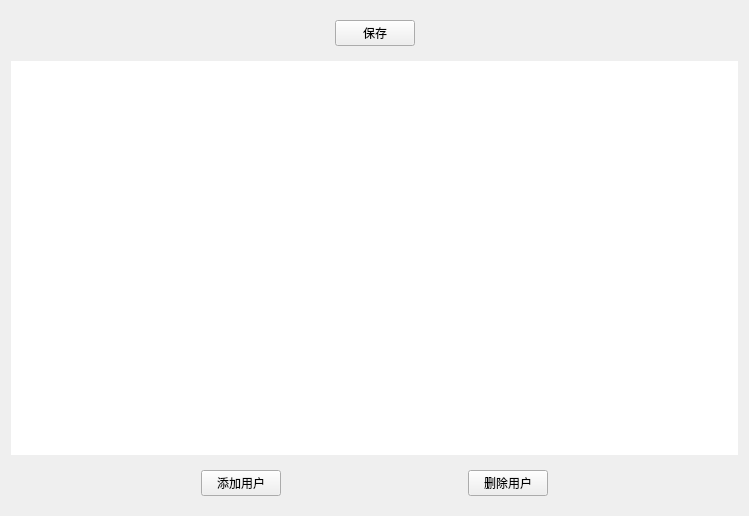
<?xml version="1.0" encoding="UTF-8"?>
<ui version="4.0">
 <class>staffManage</class>
 <widget class="QWidget" name="staffManage">
  <property name="geometry">
   <rect>
    <x>0</x>
    <y>0</y>
    <width>749</width>
    <height>516</height>
   </rect>
  </property>
  <property name="minimumSize">
   <size>
    <width>561</width>
    <height>420</height>
   </size>
  </property>
  <property name="windowTitle">
   <string>Form</string>
  </property>
  <layout class="QGridLayout" name="gridLayout" rowstretch="0,8,0" rowminimumheight="0,0,0">
   <item row="2" column="0">
    <widget class="QWidget" name="widget" native="true">
     <layout class="QHBoxLayout" name="horizontalLayout">
      <item>
       <spacer name="horizontalSpacer">
        <property name="orientation">
         <enum>Qt::Horizontal</enum>
        </property>
        <property name="sizeHint" stdset="0">
         <size>
          <width>40</width>
          <height>20</height>
         </size>
        </property>
       </spacer>
      </item>
      <item>
       <widget class="QPushButton" name="addButton">
        <property name="sizePolicy">
         <sizepolicy hsizetype="Minimum" vsizetype="Preferred">
          <horstretch>0</horstretch>
          <verstretch>0</verstretch>
         </sizepolicy>
        </property>
        <property name="cursor">
         <cursorShape>PointingHandCursor</cursorShape>
        </property>
        <property name="text">
         <string>添加用户</string>
        </property>
       </widget>
      </item>
      <item>
       <spacer name="horizontalSpacer_3">
        <property name="orientation">
         <enum>Qt::Horizontal</enum>
        </property>
        <property name="sizeHint" stdset="0">
         <size>
          <width>40</width>
          <height>20</height>
         </size>
        </property>
       </spacer>
      </item>
      <item>
       <widget class="QPushButton" name="deleteButton">
        <property name="sizePolicy">
         <sizepolicy hsizetype="Minimum" vsizetype="Preferred">
          <horstretch>0</horstretch>
          <verstretch>0</verstretch>
         </sizepolicy>
        </property>
        <property name="cursor">
         <cursorShape>PointingHandCursor</cursorShape>
        </property>
        <property name="text">
         <string>删除用户</string>
        </property>
       </widget>
      </item>
      <item>
       <spacer name="horizontalSpacer_2">
        <property name="orientation">
         <enum>Qt::Horizontal</enum>
        </property>
        <property name="sizeHint" stdset="0">
         <size>
          <width>40</width>
          <height>20</height>
         </size>
        </property>
       </spacer>
      </item>
     </layout>
    </widget>
   </item>
   <item row="1" column="0">
    <widget class="QTableWidget" name="tableWidget">
     <property name="styleSheet">
      <string notr="true">border:0</string>
     </property>
    </widget>
   </item>
   <item row="0" column="0">
    <widget class="QWidget" name="widget_2" native="true">
     <layout class="QHBoxLayout" name="horizontalLayout_2">
      <item>
       <spacer name="horizontalSpacer_4">
        <property name="orientation">
         <enum>Qt::Horizontal</enum>
        </property>
        <property name="sizeHint" stdset="0">
         <size>
          <width>40</width>
          <height>20</height>
         </size>
        </property>
       </spacer>
      </item>
      <item>
       <widget class="QPushButton" name="uploadButton">
        <property name="cursor">
         <cursorShape>PointingHandCursor</cursorShape>
        </property>
        <property name="text">
         <string>保存</string>
        </property>
       </widget>
      </item>
      <item>
       <spacer name="horizontalSpacer_5">
        <property name="orientation">
         <enum>Qt::Horizontal</enum>
        </property>
        <property name="sizeHint" stdset="0">
         <size>
          <width>40</width>
          <height>20</height>
         </size>
        </property>
       </spacer>
      </item>
     </layout>
    </widget>
   </item>
  </layout>
 </widget>
 <resources/>
 <connections/>
</ui>
